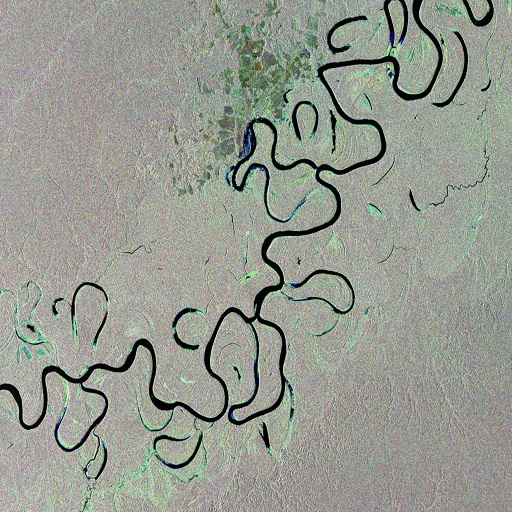
#> input picture Images/ActualRiver_ReduceSize.png, 512 x 512 px
$ python test.py   (Python 2 division)   (older library calls are emulated)
#> lines starting #> are read from the running program, lines starting #| are printed output that depends on the picture
print(__doc__)

# Author: Gael Varoquaux <gael.varoquaux@normalesup.org>, Brian Cheung
# License: BSD 3 clause

import time

import numpy as np
import scipy as sp
import matplotlib.pyplot as plt

from sklearn.feature_extraction import image
from sklearn.cluster import spectral_clustering

#lena = sp.misc.lena()
lena = sp.misc.imread('Images/ActualRiver_ReduceSize.png', flatten=1)
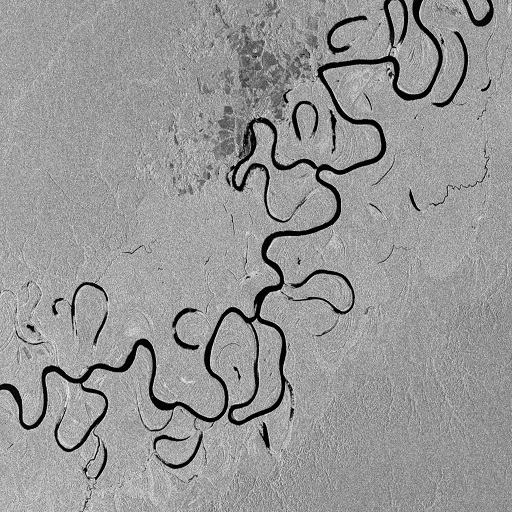
#> lena: shape (512, 512) float32; min 0, max 251.8, mean 152
# Downsample the image by a factor of 4
#lena = np.around(lena)
lena = lena.astype(int)
print np.atleast_3d(lena)
#> (printed output is left out)
print np.atleast_3d(lena).shape
#| (512, 512, 1)
lena = lena[::2, ::2] + lena[1::2, ::2] + lena[::2, 1::2] + lena[1::2, 1::2]
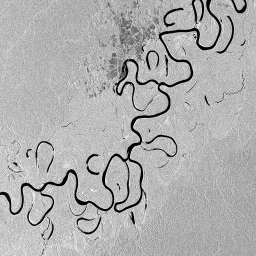
#> lena: shape (256, 256) int64; min 1, max 881, mean 606; drawn with min black and max white
lena = lena[::2, ::2] + lena[1::2, ::2] + lena[::2, 1::2] + lena[1::2, 1::2]
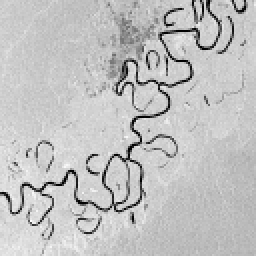
#> lena: shape (128, 128) int64 (shown 2 times larger); min 22, max 3195, mean 2424.2; drawn with min black and max white

# Convert the image into a graph with the value of the gradient on the
# edges.
graph = image.img_to_graph(lena)

# Take a decreasing function of the gradient: an exponential
# The smaller beta is, the more independent the segmentation is of the
# actual image. For beta=1, the segmentation is close to a voronoi
beta = 5
eps = 1e-6
graph.data = np.exp(-beta * graph.data / lena.std()) + eps

# Apply spectral clustering (this step goes much faster if you have pyamg
# installed)
N_REGIONS = 2

###############################################################################
# Visualize the resulting regions

for assign_labels in ('kmeans', 'discretize'):
    t0 = time.time()
#> (the run stopped early here; a loop or call above may not have finished)
